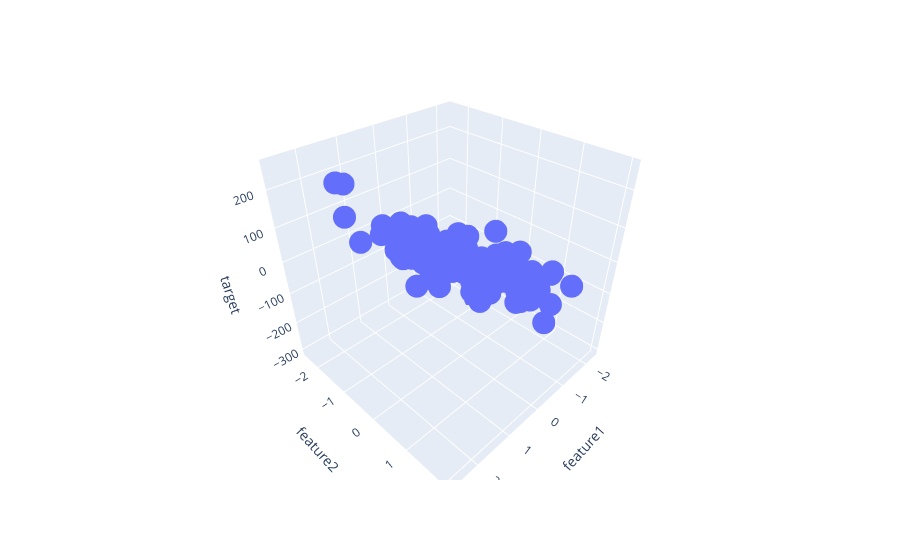

Here is the notebook cell this chart was saved with:
### Code cell
fig = px.scatter_3d(df,x='feature1',y='feature2',z='target')
fig.show()
